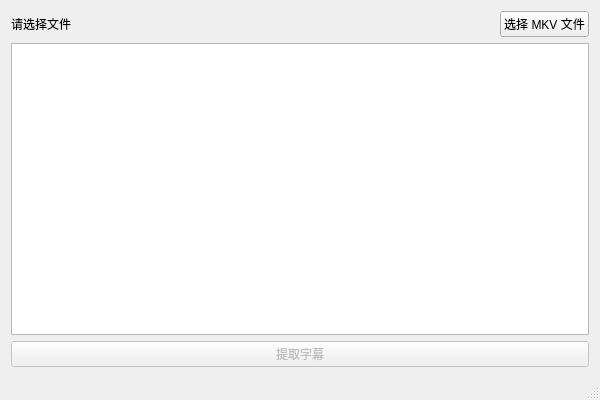
<?xml version="1.0" encoding="UTF-8"?>
<ui version="4.0">
 <class>MkvSubtitlesClass</class>
 <widget class="QMainWindow" name="MkvSubtitlesClass">
  <property name="geometry">
   <rect>
    <x>0</x>
    <y>0</y>
    <width>600</width>
    <height>400</height>
   </rect>
  </property>
  <property name="windowTitle">
   <string>MkvSubtitles</string>
  </property>
  <widget class="QWidget" name="centralWidget">
   <layout class="QVBoxLayout" name="verticalLayout">
    <item>
     <layout class="QHBoxLayout" name="horizontalLayout">
      <item>
       <widget class="QLabel" name="labelFile">
        <property name="text">
         <string>请选择文件</string>
        </property>
       </widget>
      </item>
      <item>
       <spacer name="horizontalSpacer">
        <property name="orientation">
         <enum>Qt::Orientation::Horizontal</enum>
        </property>
        <property name="sizeHint" stdset="0">
         <size>
          <width>40</width>
          <height>20</height>
         </size>
        </property>
       </spacer>
      </item>
      <item>
       <widget class="QPushButton" name="btnFilePick">
        <property name="text">
         <string>选择 MKV 文件</string>
        </property>
       </widget>
      </item>
     </layout>
    </item>
    <item>
     <widget class="QListView" name="listTracks"/>
    </item>
    <item>
     <widget class="QPushButton" name="btnExtract">
      <property name="enabled">
       <bool>false</bool>
      </property>
      <property name="text">
       <string>提取字幕</string>
      </property>
      <property name="checkable">
       <bool>false</bool>
      </property>
     </widget>
    </item>
   </layout>
  </widget>
  <widget class="QStatusBar" name="statusBar"/>
 </widget>
 <layoutdefault spacing="6" margin="11"/>
 <resources/>
 <connections/>
</ui>
